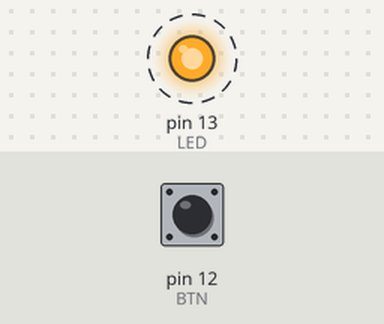
Recording of a sketch running on a simulated Arduino Uno, built with avr-gcc and run on an emulated ATmega328P. On the bench: output pins drawn as LEDs (lit = HIGH). Dashed ring = blinking. The test bench sets the inputs (shaded band); at power-on: pin 12 (BTN) LOW.

Above: at 0.5 s.
Timing chart, 0 to 4.6 s (numbered marks = the images above):
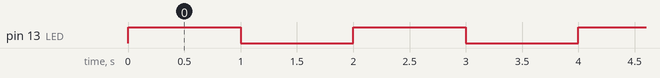

Measured:
- by itself, pin 13 (LED): alternates HIGH for 1.0 s and LOW for 1.0 s

The sketch:

ejercicio2.ino
```cpp
#define LED 13
#define BTN 12

int buttonState;

void setup() {
  //Para configurar el pin 13 como lo voy a usar, hay 2 estados, alto o bajo y es salida o entrada.
  //Si quiero encender el LED es salida
  pinMode (LED, OUTPUT); //(pin, salida)

  pinMode (BTN, INPUT); //(pin, entrada)
}

void loop() {
  buttonState = digitalRead(BTN);
  if(buttonState){
    // Rutina de 4 Hertz
    digitalWrite(LED, HIGH); //HIGH funciona como un 1
    delay(250);
    digitalWrite(LED, LOW);
    delay(250);
  } else {
    // Rutina de 1 Hertz
    digitalWrite(LED, HIGH); //HIGH funciona como un 1
    delay(1000);
    digitalWrite(LED, LOW);
    delay(1000);
  }
}
```
